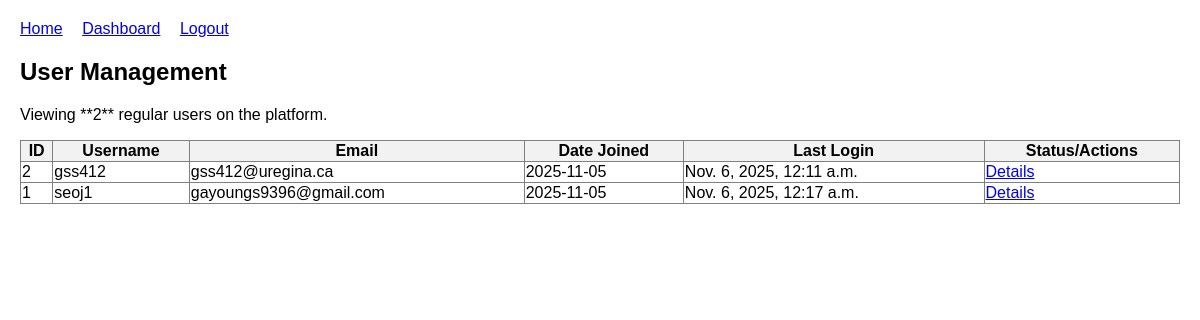
/teams/admin/users/ (signed in), run on an earlier commit of the app's database.
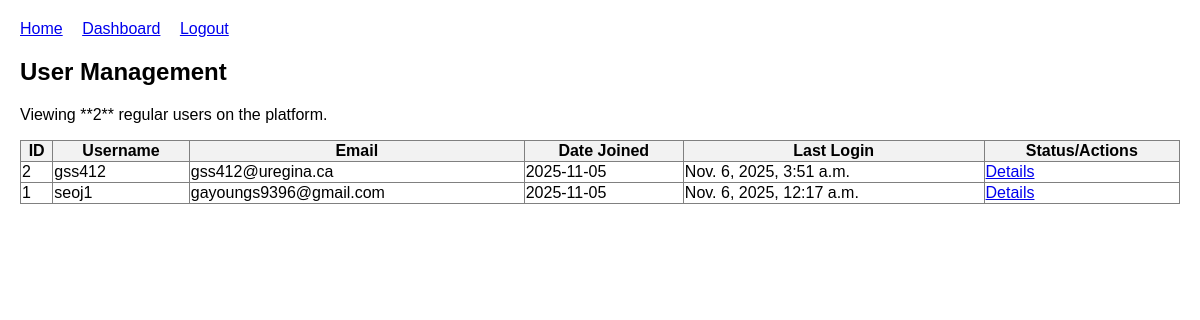
And on a later commit of the database.
### users/models.py (models this page shows, shortened)
class CustomUser(AbstractUser):
    class Role(models.TextChoices):
        USER = 'USER', 'User'
        ADMIN = 'ADMIN', 'Admin'
    role = models.CharField(max_length=50, choices=Role.choices, default=Role.USER)

### users/decorators.py (the view)
    def wrapper(request, *args, **kwargs):
        if not request.user.is_authenticated:
            messages.error(request, "You must be logged in to access this page.")
            return redirect('users:login')
        if request.user.role != 'ADMIN':
            messages.error(request, "You do not have administrative privileges.")
            return redirect('dashboard:dashboard_view')
        return view_func(request, *args, **kwargs)

### teams/views.py (called while the page is built)
@admin_required
def user_management_view(request):
    all_users = CustomUser.objects.filter(role=CustomUser.Role.USER).order_by('username')
    context = {
        'page_title': 'User Management',
        'all_users': all_users,
        'total_user_count': all_users.count()
    }
    return render(request, 'teams/user_management.html', context)

### templates/teams/user_management.html
{% extends "base.html" %}
{% block content %}
    <h2>{{ page_title }}</h2>
    <p>Viewing **{{ total_user_count }}** regular users on the platform.</p>
    <div class="user-list-container">
        {% if all_users %}
            <table class="user-table" border="1" style="width:100%; border-collapse: collapse;">
                <thead>
                    <tr style="background-color: #f2f2f2;">
                        <th>ID</th>
                        <th>Username</th>
                        <th>Email</th>
                        <th>Date Joined</th>
                        <th>Last Login</th>
                        <th>Status/Actions</th>
                    </tr>
                </thead>
                <tbody>
                    {% for user in all_users %}
                    <tr>
                        <td>{{ user.id }}</td>
                        <td>{{ user.username }}</td>
                        <td>{{ user.email }}</td>
                        <td>{{ user.date_joined|date:"Y-m-d" }}</td>
                        <td>{{ user.last_login|default:"N/A" }}</td>
                        <td>
                            <a href="#" style="margin-right: 10px;">Details</a>
                        </td>
                    </tr>
                    {% endfor %}
                </tbody>
            </table>
        {% else %}
            <p>No regular users found yet.</p>
        {% endif %}
    </div>
{% endblock %}

What changed in the data, as far as the page shows it:
changed CustomUser "gss412": last_login "Nov. 6, 2025, 12:11 a.m." → "Nov. 6, 2025, 3:51 a.m."
